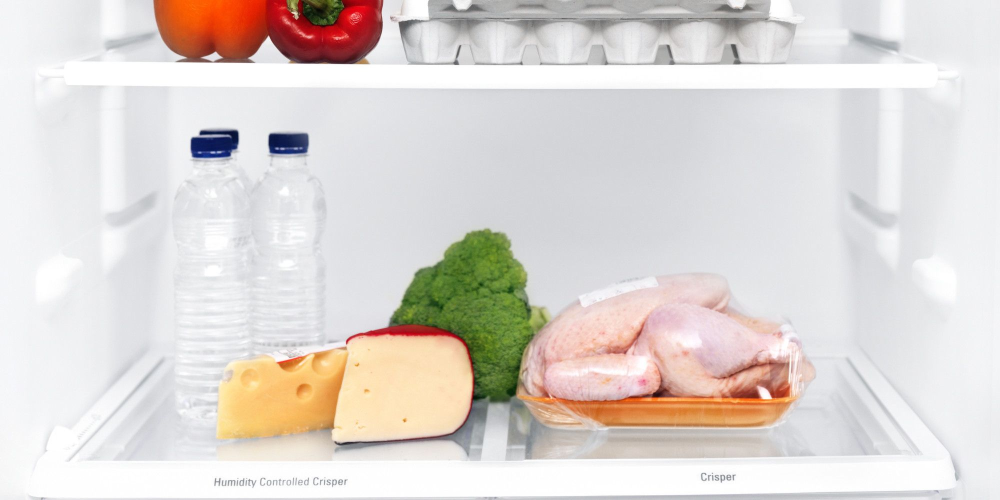
#> input picture data/images/01b0c8779afa4bae354ce019417dff53.jpg, 2000 x 1000 px, found by its file name (shown at 1/2 size); its folder holds 4 pictures in this run
$ python data_preprocessing_pipeline.py
#> lines starting #> are read from the running program, lines starting #| are printed output that depends on the picture
import os
from pathlib import Path
from PIL import Image

# Папка с исходными фото
DATA_DIR = Path(r"C:\Users\Наталья\Desktop\lab2-AI Engineer-deliverables\data\images")
# Папка для сохранённых обработанных фото
OUTPUT_DIR = Path("C:\\Users\\Наталья\\Desktop\\lab2-AI Engineer-deliverables\\data\\processed_images")
OUTPUT_DIR.mkdir(exist_ok=True)

# Единый размер и формат
IMG_SIZE = (512, 512)
IMG_FORMAT = "JPEG"     # итоговый формат

def preprocess_and_save(img_path, out_path):
    """Приводим фото к единому формату и размеру"""
    try:
        img = Image.open(img_path).convert("RGB")   # приведение к RGB
#> img is the input picture: PIL image 2000x1000 RGB; mean R, G, B 222.4, 215.7, 211.4
        img = img.resize(IMG_SIZE)                  # resize
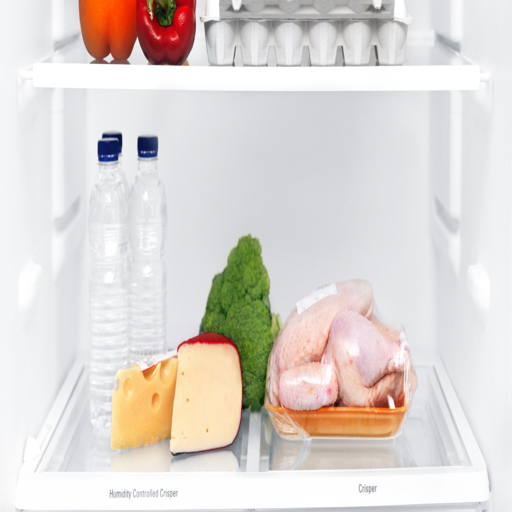
#> img: PIL image 512x512 RGB; mean R, G, B 222.4, 215.7, 211.4
        img.save(out_path, format=IMG_FORMAT, quality=95)
        print(f"[OK] {img_path.name} → {out_path.name}")
    except Exception as e:
        print(f"[WARN] Ошибка с {img_path.name}: {e}")

def run_pipeline():
    files = [f for f in os.listdir(DATA_DIR) if f.lower().endswith((".jpg", ".jpeg", ".png"))]
    files.sort()

    for idx, file in enumerate(files, start=1):
        img_path = DATA_DIR / file
        out_path = OUTPUT_DIR / f"{idx}.jpg"
        preprocess_and_save(img_path, out_path)
#> pass 2 of the loop in run_pipeline, `for idx, file in enumerate(files, start=1):`:
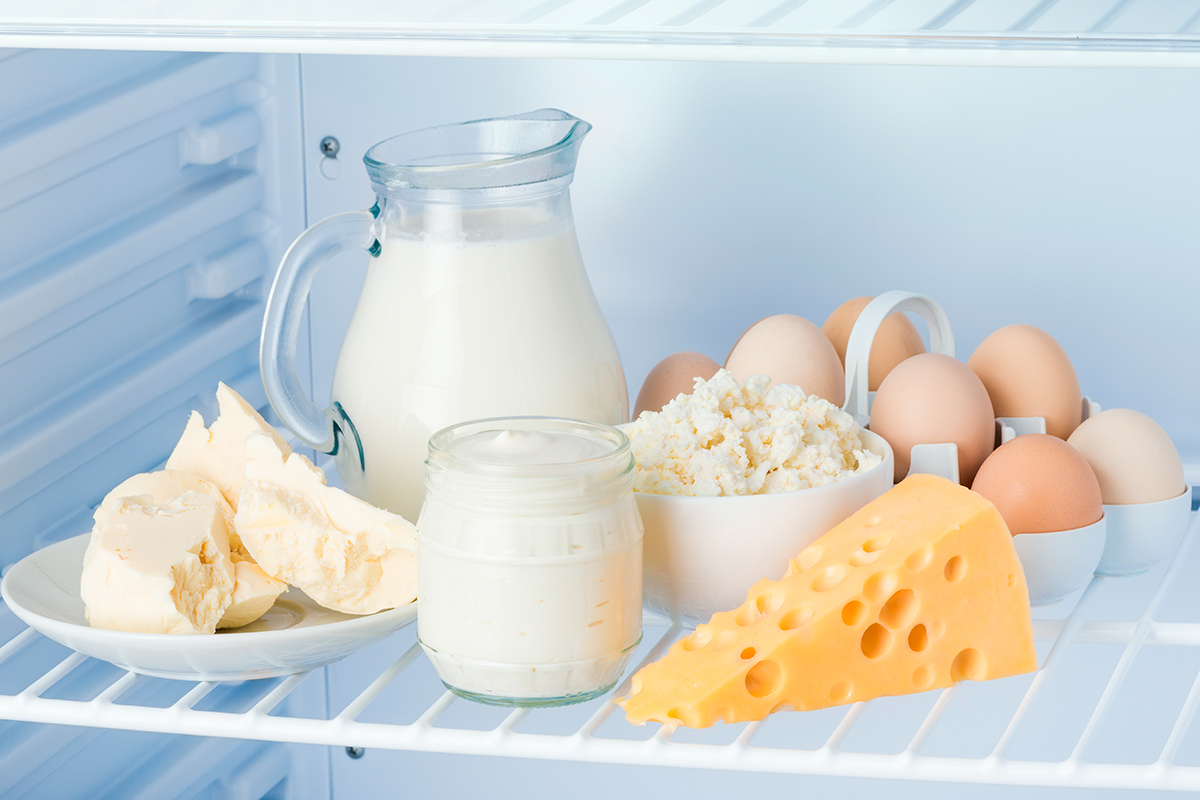
#> input picture data/images/09ump1bzcl54xgpq7nvfezikw0jq4vre.jpg, 1200 x 800 px, found by its file name
#> in preprocess_and_save, img is the input picture: PIL image 1200x800 RGB; mean R, G, B 203.9, 209.8, 209.6
#> in preprocess_and_save (call 2), `img = img.resize(IMG_SIZE)`:
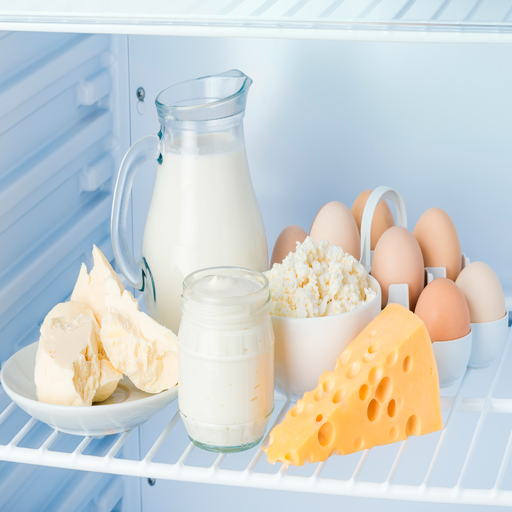
#> img: PIL image 512x512 RGB; mean R, G, B 203.9, 209.8, 209.6
#> pass 3 of the loop in run_pipeline, `for idx, file in enumerate(files, start=1):`:
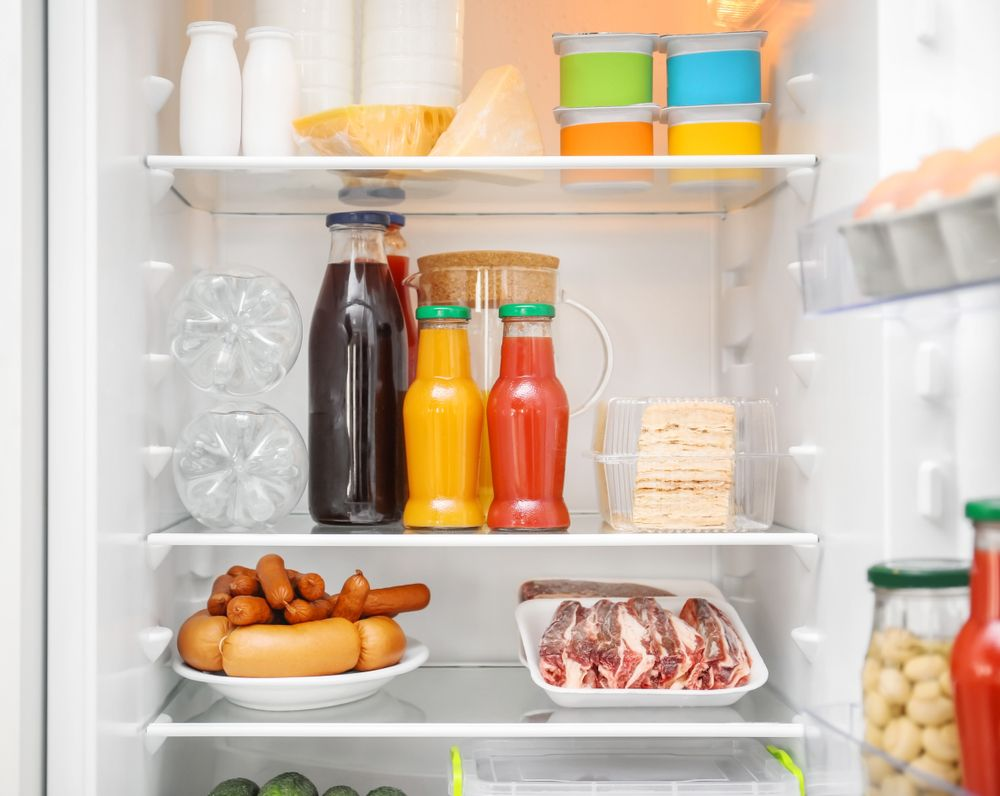
#> input picture data/images/0fa8469abf59c84eb92f8bd6afce6540.jpg, 1000 x 796 px, found by its file name
#> in preprocess_and_save, img is the input picture: PIL image 1000x796 RGB; mean R, G, B 207.5, 192.1, 177.3
#> in preprocess_and_save (call 3), `img = img.resize(IMG_SIZE)`:
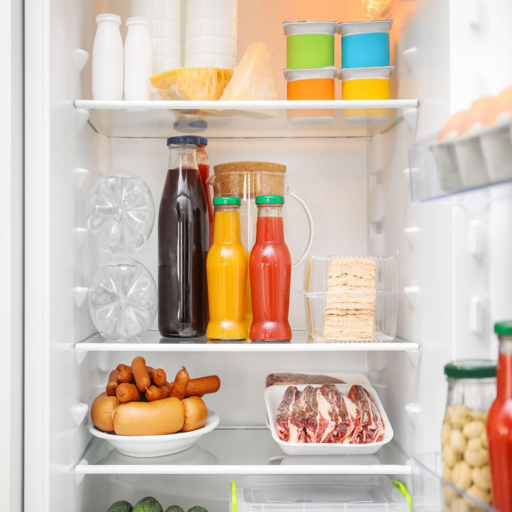
#> img: PIL image 512x512 RGB; mean R, G, B 207.5, 192.1, 177.3
#> the loop made 4 passes; the first 3 are shown

    print("[DONE] Все изображения обработаны и сохранены в папке processed_images/")

if __name__ == "__main__":
    run_pipeline()
